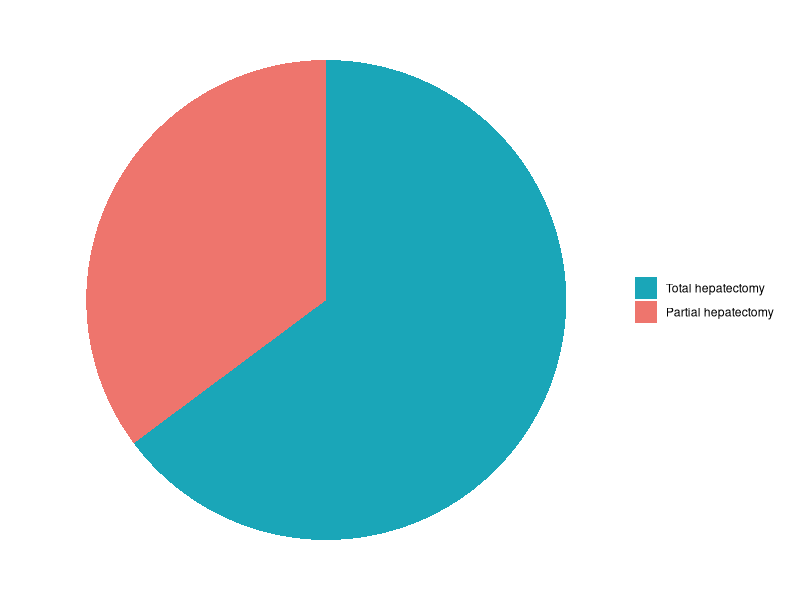

R code for this plot:
  
drPiechart <- function(columnNames, Values, Colors, outputPdf){
  library(ggplot2)
  library(scales)
  library(RColorBrewer)
  
  data <- data.frame(
    group = columnNames,
    value = Values
  )
  data$group <- factor(data$group, columnNames)

  pie <- ggplot(data, aes(x="", y=value, fill=factor(group))) +
    geom_bar(width = 1, stat = "identity") + 
    coord_polar("y", start=0) + 
    scale_fill_manual(values = Colors) + 
    coord_polar(theta = "y", direction = -1) +
    theme_void() + 
    theme(plot.title = element_text(hjust = 0.5),
          legend.title = element_blank()) 

  ggsave(outputPdf, pie, units = 'cm', height = 8, width = 16)
}

#drPiechart(c(), c(), colors = c(), 'output.pdf')
drPiechart(c('Total hepatectomy', 'Partial hepatectomy'), 
           c(35, 19), 
           c('#1aa6b8', '#ee756d'),
           '../results/Figure 1C.pdf')


